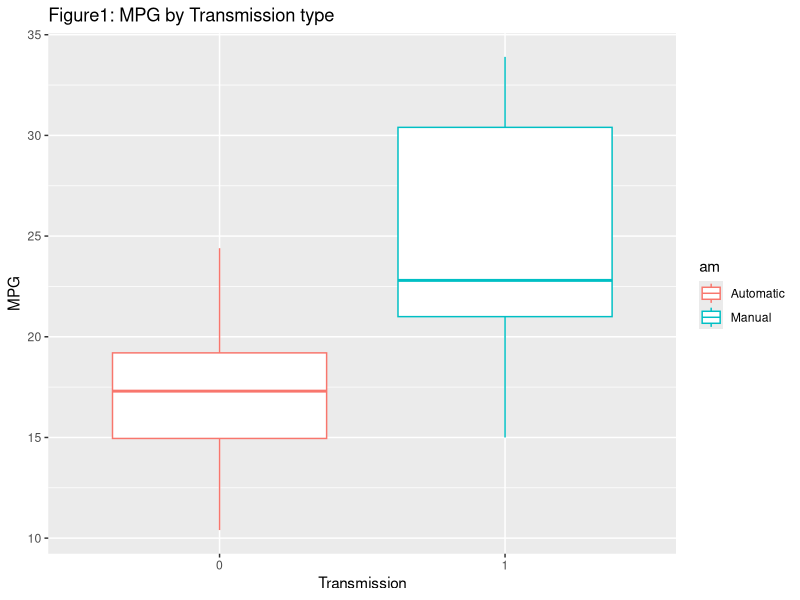
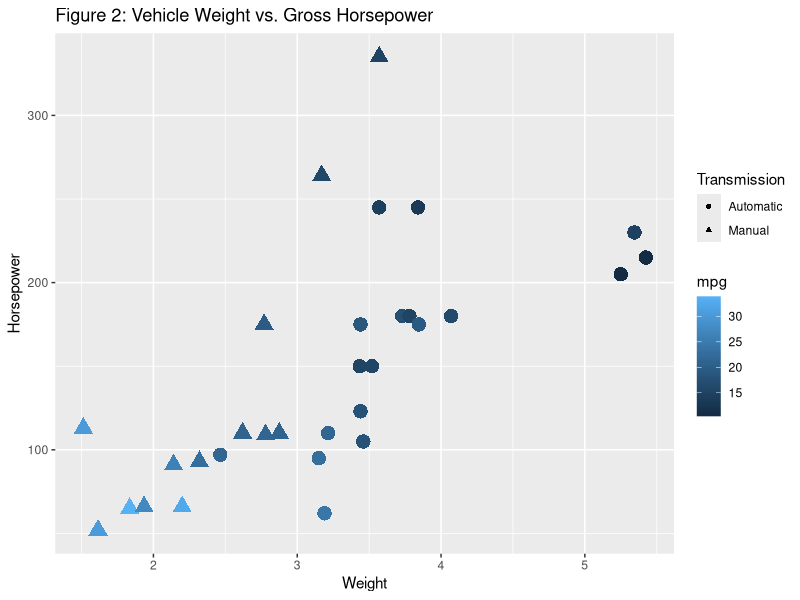

The R script that drew these images, in order: (Note: this script raises an error after producing the figures.)
## ---- chunk 1
library(ggplot2)
library(GGally)
library(dplyr)
data("mtcars")
mtcars$am <- factor(mtcars$am)
## ---- chunk 2
head(mtcars,5)
meanAuto <- mean(filter(mtcars,am==0)[,"mpg"])
meanManual <- mean(filter(mtcars,am==1)[,"mpg"])
## ---- chunk 3
trlm <- lm(mpg~wt+hp,mtcars)
trlm2 <- update(trlm,mpg~wt+hp+am,mtcars)
summary(trlm2)$coefficients
## ---- chunk 4
anova(trlm,trlm2)
## ---- chunk 5
coefs <- summary(trlm)$coefficients
cii <- coefs[1,1] + c(-1,1) * qt(.975,df=trlm$df) * coefs[1,2]
ciwt <- coefs[2,1] + c(-1,1) * qt(.975,df=trlm$df) * coefs[2,2]
cihp <- (coefs[3,1] + c(-1,1) * qt(.975,df=trlm$df) * coefs[3,2]) * 100
## ---- chunk 6
ggplot(mtcars,aes(x=am,y=mpg,color=am)) +
       labs(title="Figure1: MPG by Transmission type",x="Transmission",y="MPG") +
       scale_color_discrete(breaks = c("0","1"), labels=c("Automatic","Manual")) + 
       geom_boxplot() 
## ---- chunk 7
ggplot(mtcars,aes(wt,hp)) + 
    labs(title="Figure 2: Vehicle Weight vs. Gross Horsepower",x="Weight",y="Horsepower") +
    scale_shape_discrete(breaks = c("0","1"), labels=c("Automatic","Manual"), name="Transmission") + 
    scale_size(guide=FALSE) +
    geom_point(aes(color=mpg,shape=factor(am),size=6))
## ---- chunk 8
#pairs(mpg~am+hp+cyl+wt,mtcars, col = 3 + (mtcars$am == 0), panel = panel.smooth)
ggpairs(mtcars,lower=list(continuous="smooth",params=list(method="loess")), 
        #upper= list(continuous = wrap("cor", size = 4)),
        upper=list(params=list(size=3)),
        colour = "am",columns = c(1,2,3,4,6,9))
## ---- chunk 9
par(mfrow = c(2,2))
plot(trlm)
